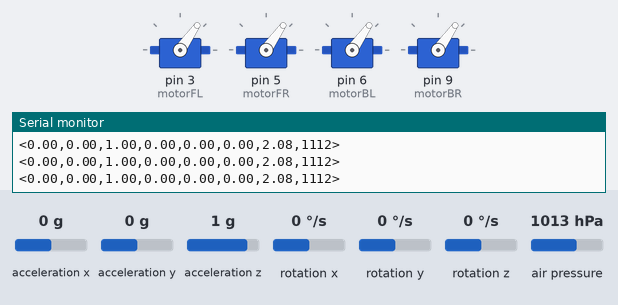
A program run on a simulated Arduino Uno, built with avr-gcc and run on an emulated ATmega328P. Parts: 4 × servo, the last lines printed to the serial monitor. Inputs (shaded band) come from the test bench; at power-on: air pressure 1013 hPa, acceleration x 0 g, acceleration y 0 g, acceleration z 1 g, rotation x 0 °/s, rotation y 0 °/s, rotation z 0 °/s.

Above: at 5.2 s.
5.3 s: air pressure set to 952 hPa
At 5.7 s:
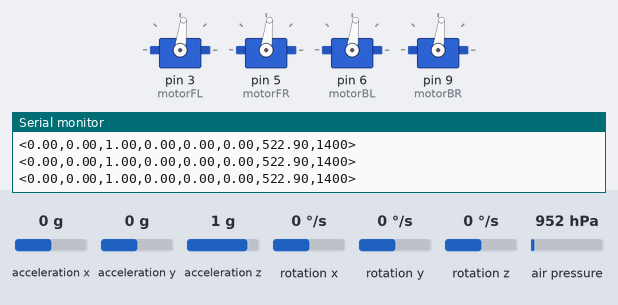
6.8 s: air pressure set to 1025 hPa
At 8.0 s:
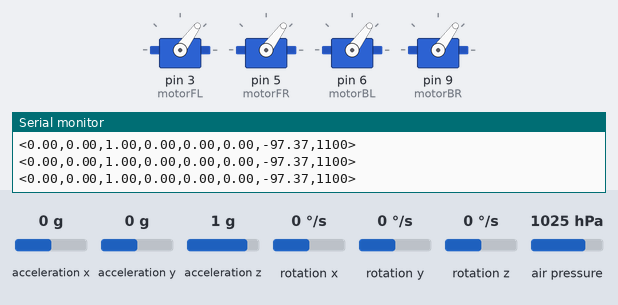
8.3 s: air pressure set to 975 hPa
At 8.8 s:
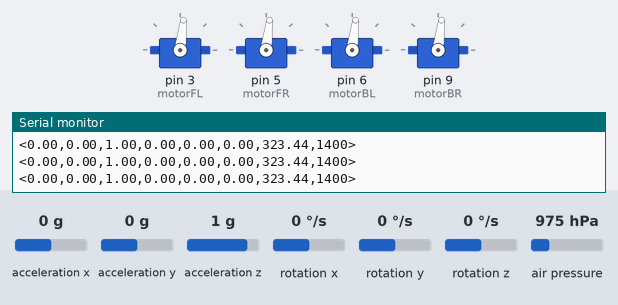
9.8 s: air pressure set to 1048 hPa
At 11.0 s:
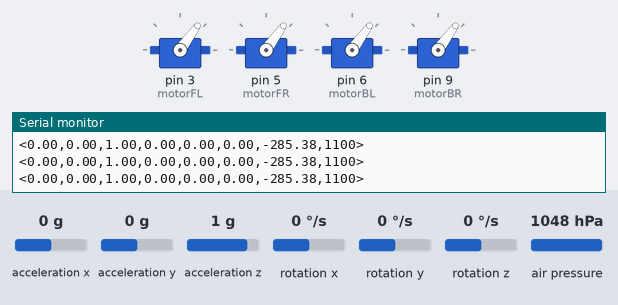
Timing chart, 0 to 12.3 s (numbered marks = the images above; inputs shaded):
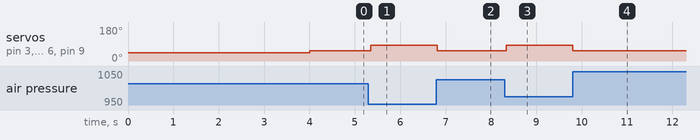

The program:

main.cpp
```cpp
#include <Wire.h>
#include <MPU9250_asukiaaa.h>
#include <Adafruit_BMP280.h>
#include <Servo.h>

MPU9250_asukiaaa mySensor;
Adafruit_BMP280 bmp;

// Motoare
Servo motorFL, motorFR, motorBL, motorBR;

// Date
float accX, accY, accZ, gyroX, gyroY, gyroZ, altitude;
int speed;

void setup() {
  Serial.begin(115200);
  Wire.begin();

  // Inițializare MPU9250
  mySensor.setWire(&Wire);
  mySensor.beginAccel();
  mySensor.beginGyro();
  delay(1000);  // important pentru stabilizare

  // Inițializare BMP280
  if (!bmp.begin(0x76)) {
    Serial.println("BMP280 nu a fost detectat!");
    while (1);
  }

  // Inițializare ESC
  motorFL.attach(3);
  motorFR.attach(5);
  motorBL.attach(6);
  motorBR.attach(9);

  motorFL.writeMicroseconds(1000);
  motorFR.writeMicroseconds(1000);
  motorBL.writeMicroseconds(1000);
  motorBR.writeMicroseconds(1000);
  delay(3000); // timp pentru armare
}

void loop() {
  mySensor.accelUpdate();
  mySensor.gyroUpdate();

  accX = mySensor.accelX();
  accY = mySensor.accelY();
  accZ = mySensor.accelZ();

  gyroX = mySensor.gyroX();
  gyroY = mySensor.gyroY();
  gyroZ = mySensor.gyroZ();

  altitude = bmp.readAltitude(1013.25);

  // Simulare viteză motoare (doar un exemplu simplificat)
  speed = map((int)(altitude * 10), 0, 500, 1100, 1400);
  speed = constrain(speed, 1100, 1400);

  motorFL.writeMicroseconds(speed);
  motorFR.writeMicroseconds(speed);
  motorBL.writeMicroseconds(speed);
  motorBR.writeMicroseconds(speed);

  // Trimitere date spre Processing
  Serial.print("<");
  Serial.print(accX, 2); Serial.print(",");
  Serial.print(accY, 2); Serial.print(",");
  Serial.print(accZ, 2); Serial.print(",");
  Serial.print(gyroX, 2); Serial.print(",");
  Serial.print(gyroY, 2); Serial.print(",");
  Serial.print(gyroZ, 2); Serial.print(",");
  Serial.print(altitude, 2); Serial.print(",");
  Serial.print(speed);
  Serial.println(">");

  delay(50);
}
```

Measured:
- after the input at 5.3 s, servo on pin 3 (motorFL), servo on pin 5 (motorFR), servo on pin 6 (motorBL), servo on pin 9 (motorBR): 55° → 83° after 0.05 s
- after the input at 6.8 s, servo on pin 3 (motorFL), servo on pin 5 (motorFR), servo on pin 6 (motorBL), servo on pin 9 (motorBR): 83° → 54° at once
- after the input at 8.3 s, servo on pin 3 (motorFL), servo on pin 5 (motorFR), servo on pin 6 (motorBL), servo on pin 9 (motorBR): 54° → 83° at once
- after the input at 9.8 s, servo on pin 3 (motorFL), servo on pin 5 (motorFR), servo on pin 6 (motorBL), servo on pin 9 (motorBR): 83° → 54° at once
